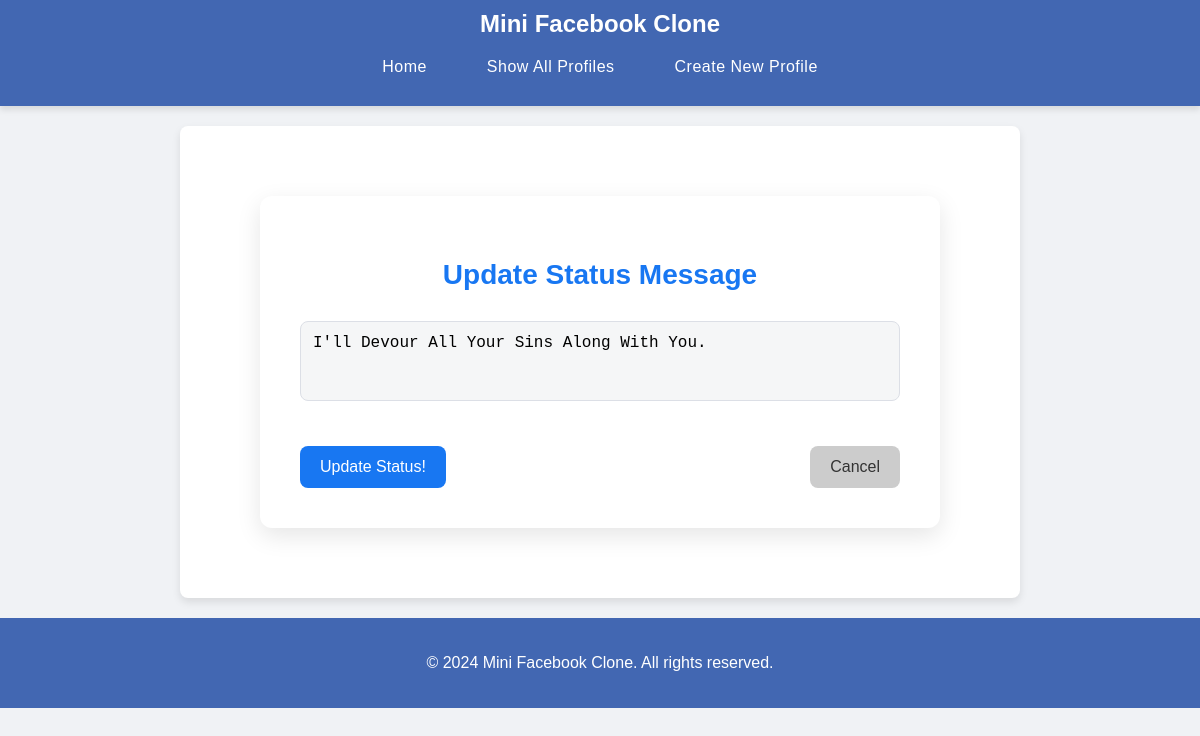
Page /mini_fb/status/1/update on the earlier database version.
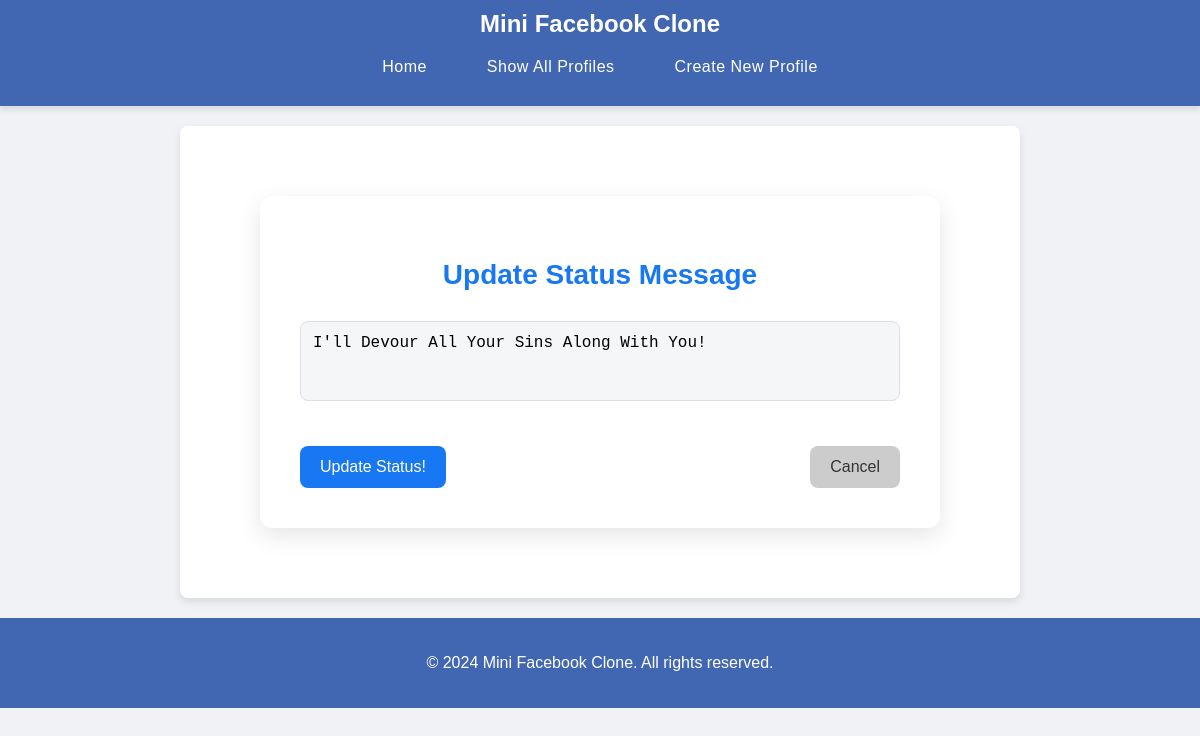
Same page on the later database version.
### mini_fb/models.py (models this page shows, shortened)
class StatusMessage(models.Model):
    profile  = models.ForeignKey("Profile", on_delete=models.CASCADE)
    timestamp = models.DateTimeField(auto_now=True)
    message = models.TextField(blank=False)

### mini_fb/views.py (the view, shortened to what this page needs)
# urls.py: path(r'status/<int:pk>/update', views.UpdateStatusMessageView.as_view(), name = "update_status"),
class UpdateStatusMessageView(UpdateView):
    form_class = UpdateStatusForm
    template_name = "mini_fb/update_status_form.html"
    model = StatusMessage
    context_object_name = "updateStatus"

### mini_fb/forms.py
class UpdateStatusForm(forms.ModelForm):
    class Meta:
        model = StatusMessage
        fields = ['message']

### mini_fb/templates/mini_fb/update_status_form.html (shortened to what this page needs)
{% extends 'mini_fb/base.html' %}
{% block content %}
<div class="form-container">
    <h2 class="form-title">Update Status Message</h2>
    <form method="POST" class="status-form">
        <textarea name="message" placeholder="Update your status message...">{{ updateStatus.message }}</textarea>
        <div class="form-actions">
            <input type="submit" name="update_status" value="Update Status!" class="submit-btn">
            <a href="{% url 'profile' updateStatus.profile.pk %}" class="cancel-btn">Cancel</a>
        </div>
    </form>
</div>
{% endblock %}

Differences in the rows shown:
changed StatusMessage: message "I'll Devour All Your Sins Along With You." → "I'll Devour All Your Sins Along With You!"
